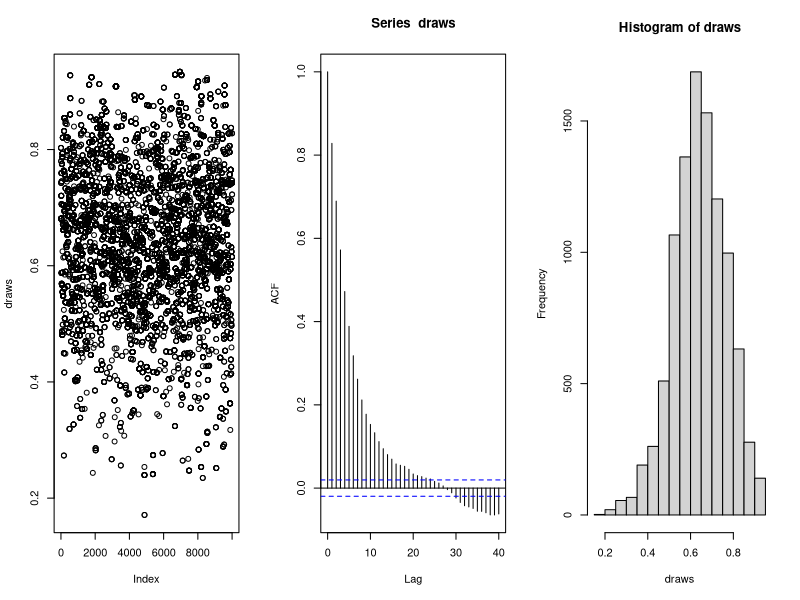
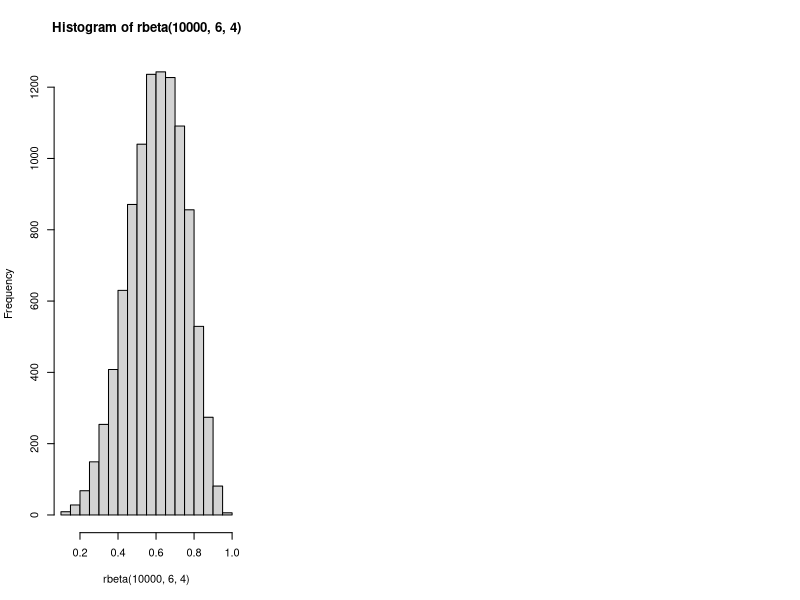
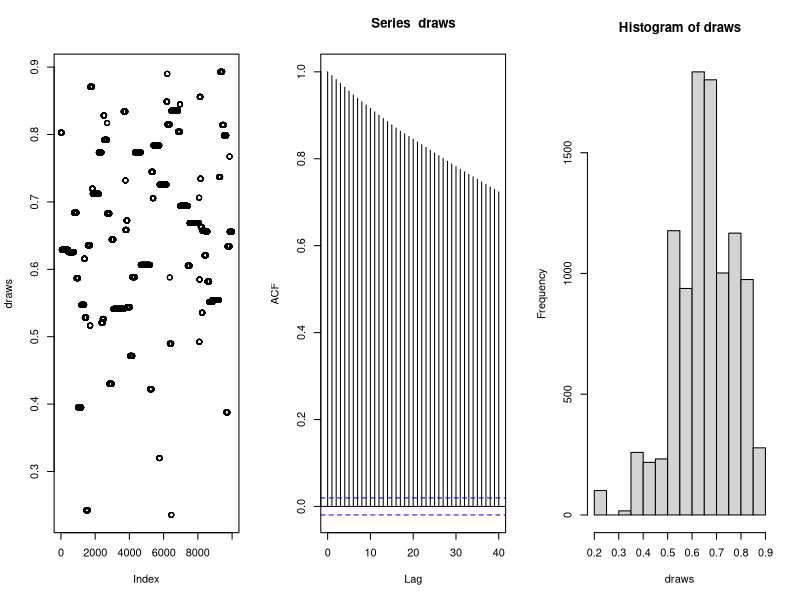
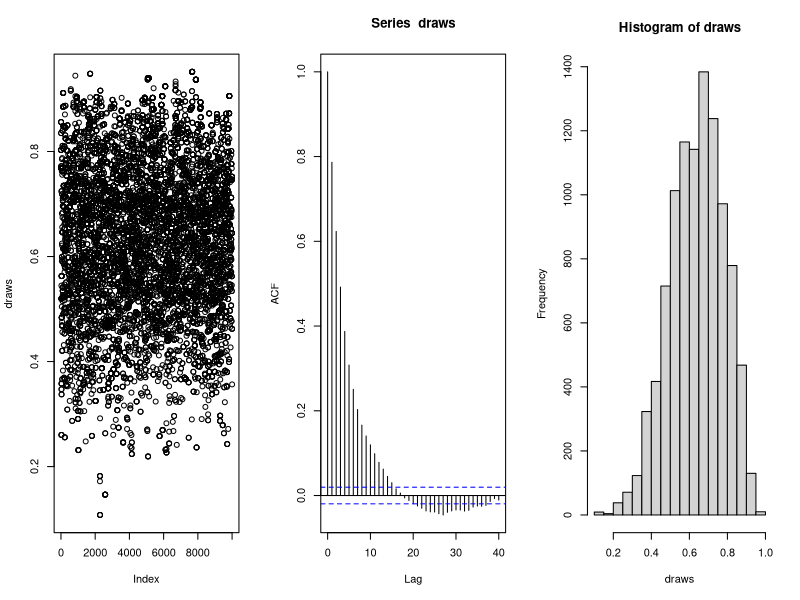
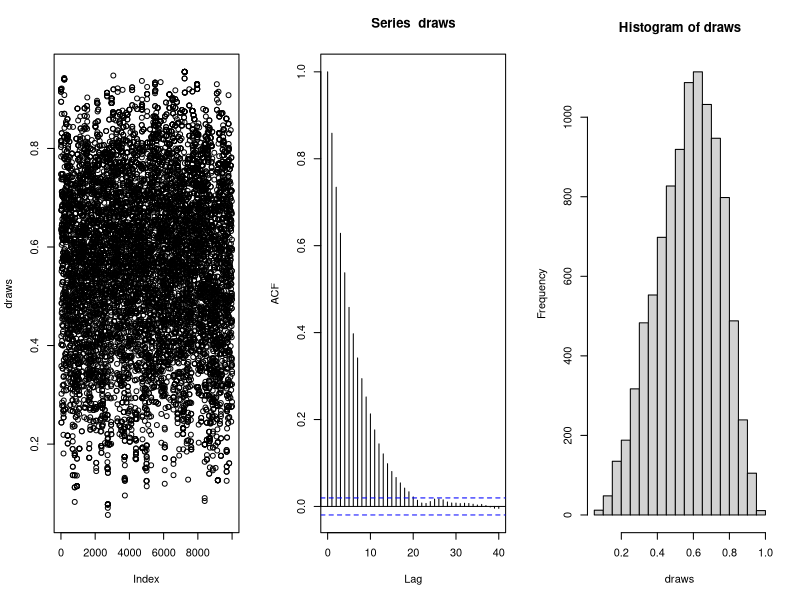

Write R code to recreate these figures, in order.
## ---- chunk 1
target = function(x){
  if (any(x>1) | any(x<0)){
    return(0)}
  else{
    return (dbeta(x,6,4))
  }
}
## ---- chunk 2
proposalfunction<-function(x){
  return(rbeta(1,shape1=c*x,shape2=c*(1-x)))
}
## ---- chunk 3
num_iteration=10000
c=1
# initialize an arbitrary point to be the staring values, and set the number of iterations
start=runif(1,0,1)

run_metropolis_MCMC <- function(startvalue, iterations){ 
  # create a chain to store all the samples generated in each iterations
  chain = rep(0,iterations)
  # assign the first element in the chain to be the staring value
  chain[1] = startvalue
  for (i in 1:iterations){
    # set the last sample we generated in chain as currentx
    currentx = chain[i]
    # generate a candidate x* (here named proposal) using the jumping distribution given in the question, with parameter phi equals current x
    proposal = proposalfunction(chain[i])
    # calculate the acceptance ratio (here named probab), which will be used to decide whether to accept or reject the candidate
    probab = (target(proposal)/target(chain[i]))*(dbeta(chain[i],shape1=c*proposal,shape2=c*(1-proposal)/dbeta(proposal,shape1=c*chain[i],shape2=c*(1-chain[i]))))
    # generate a uniform random number u on [0,1], and compare u with probab to determine either to keep the  candidate in chain or drop it
    if (runif(1) < probab){
      # if u<= acceptance ratio, accept the candidate by setiing next element in the chain to proposal
      chain[i+1] = proposal
    }else{
      # if u<= acceptance ratio, reject the candidate proposal and set next element same as last element(currentx)
      chain[i+1] = chain[i]
    }
  }
  #return the chain which stores all generated samples from the target distribution
  return(chain)
}
## ---- chunk 4
draws = run_metropolis_MCMC(startvalue=start, num_iteration)
acceptance_rate_c1 = 1-mean(duplicated(draws))
acceptance_rate_c1
## ---- chunk 5
par(mfrow=c(1,3))  #1 row, 3 columns
plot(draws); acf(draws); hist(draws) 
## ---- chunk 6
hist(rbeta(10000,6,4))
## ---- chunk 7
c=0.1
draws = run_metropolis_MCMC(startvalue=start, num_iteration)
par(mfrow=c(1,3)) 
plot(draws); acf(draws); hist(draws) 
acceptance_rate_c01 = 1-mean(duplicated(draws))
## ---- chunk 8
c=2.5
draws = run_metropolis_MCMC(startvalue=start, num_iteration)
par(mfrow=c(1,3))  #1 row, 3 columns
plot(draws); acf(draws); hist(draws) 
acceptance_rate_c25 = 1-mean(duplicated(draws))
## ---- chunk 9
c=10
draws = run_metropolis_MCMC(startvalue=start, num_iteration)
par(mfrow=c(1,3))  #1 row, 3 columns
plot(draws); acf(draws); hist(draws) 
acceptance_rate_c10 = 1-mean(duplicated(draws))
## ---- chunk 10
paste0("acceptance rate when c=0.1: ",acceptance_rate_c01)
paste0("acceptance rate when c=1: ",acceptance_rate_c1)
paste0("acceptance rate when c=2.5: ",acceptance_rate_c25)
paste0("acceptance rate when c=10: ",acceptance_rate_c10)
